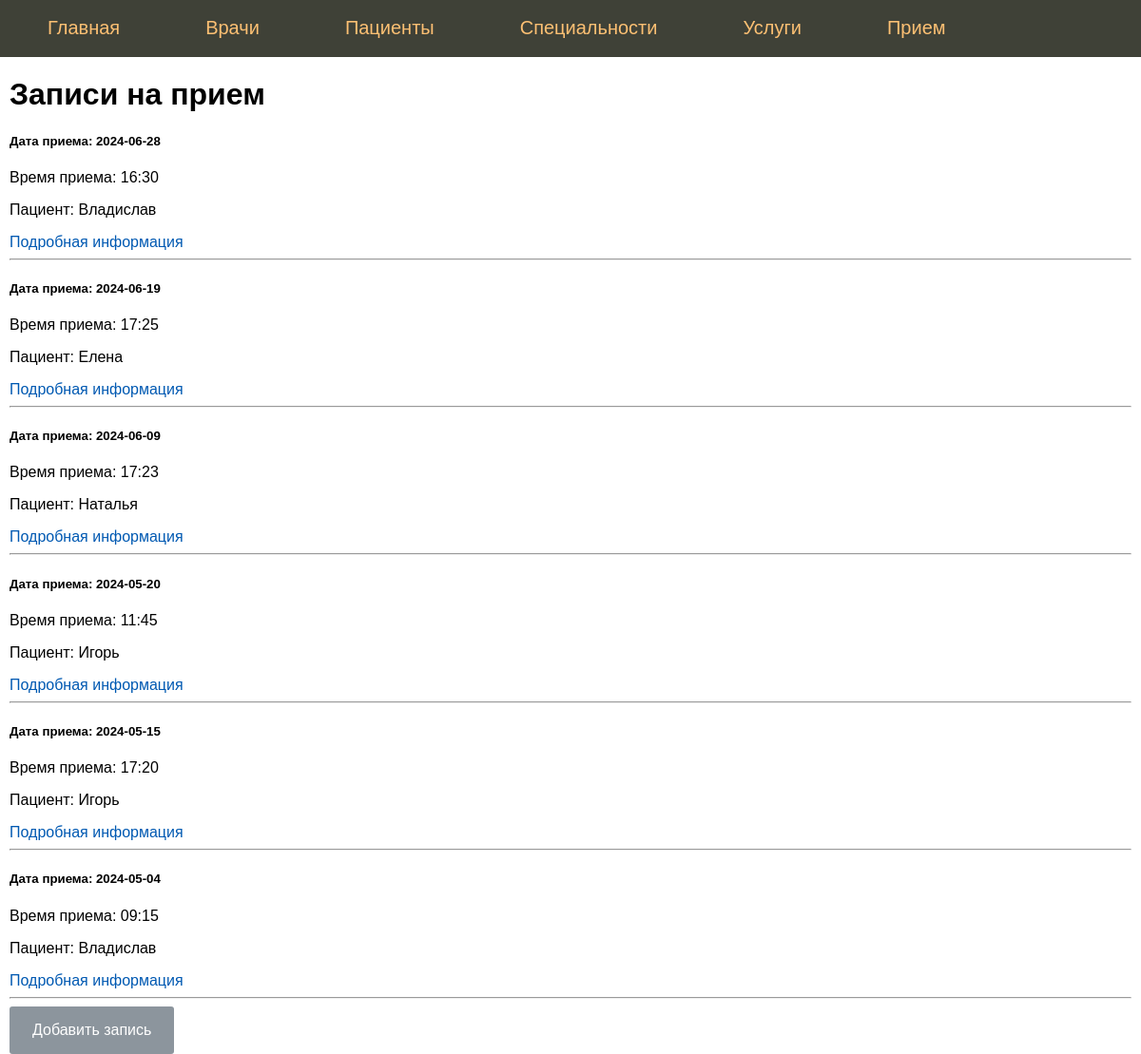
The app's page /appointments with its own data.
### app.py (models this page shows, shortened)
class Appointments(db.Model):
    id = db.Column(db.Integer, primary_key=True)
    doctor_id = db.Column(db.Integer, db.ForeignKey('doctors.id'))
    patient_id = db.Column(db.Integer, db.ForeignKey('patients.card_number'))
    date = db.Column(db.Integer, nullable=False)
    time = db.Column(db.Integer, nullable=False)
    service_id = db.Column(db.Integer, db.ForeignKey('services.id'))
    quantity = db.Column(db.Integer, nullable=False)

class Patients(db.Model):
    card_number = db.Column(db.Integer, primary_key=True)
    name = db.Column(db.String(100), nullable=False)
    birthday = db.Column(db.Integer, nullable=False)
    sex = db.Column(db.String(10), nullable=False)
    address = db.Column(db.String(100), nullable=False)
    email = db.Column(db.String(50), unique=True)
    phone = db.Column(db.String(12), unique=True)
    p = db.relationship('Appointments', backref='patients', uselist=False)

### app.py (the view)
@app.route("/appointments")
def show_appointments():
    appointments = Appointments.query.order_by(Appointments.date.desc()).all()
    pat = Patients.query.all()
    return render_template('appointments.html', title="Прием", appointments=appointments, pat=pat)

### templates/appointments.html
{% extends 'layout.html' %}
{%block content%}
<h1>Записи на прием</h1>
{% for ap in appointments %}
<div>
    <h5>Дата приема: {{ap.date}}</h5>
    <p>Время приема: {{ap.time}}</p>
{% for p in pat %}
    {% if p.card_number == ap.patient_id %}
    <p>Пациент: {{p.name}}</p>
    {% endif %}
{% endfor %}
    <a href="/appointments/{{ap.id}}">Подробная информация</a>
    <hr>
</div>
{% endfor %}
<a class="btn-create" href="/create-appointment">Добавить запись</a>
{%endblock%}

### templates/layout.html (shortened to what this page needs)
<!DOCTYPE html>
<html>
<head>
	<link type="text/css" href="{{ url_for('static', filename='css/styles.css')}}" rel="stylesheet" />
</head>
<body>
<ul class="mainmenu">
<li><a href="{{ url_for('index') }}">Главная</a></li>
<li><a href="{{ url_for('show_doctors') }}">Врачи</a></li>
<li><a href="{{ url_for('show_patients') }}">Пациенты</a></li>
<li><a href="{{ url_for('show_specialties') }}">Специальности</a></li>
<li><a href="{{ url_for('show_services') }}">Услуги</a></li>
<li><a href="{{ url_for('show_appointments') }}">Прием</a></li>
</ul>
<div class="content">
{% block content %}
{% endblock %}
</div>
</body>
</html>

### static/css/styles.css (style rules this page uses)
html, body { font-family: 'Arial'; margin: 0; padding: 0; height: 100%; width: 100%; }
.btn-create { display: inline-block; background: #8C959D; color: #fff; padding: 1rem 1.5rem; text-decoration: none; border-radius: 3px; }
a { color: #0059b2; text-decoration: none; }
ul.mainmenu { list-style: none; background: #3F4137; height: 60px; margin: 0; padding: 0; color: #fdc073; font-size: 20px; overflow: hidden; }
ul.mainmenu li { float: left; margin: 18px 40px 0 50px; }
ul.mainmenu li a { color: #fdc073; text-decoration: none; }
div.content { margin: 10px; }

### records on screen
Appointments: date "2024-06-28", time "16:30"
Patients: name "Владислав"
Appointments: date "2024-06-19", time "17:25"
Patients: name "Елена"
Appointments: date "2024-06-09", time "17:23"
Patients: name "Наталья"
Appointments: date "2024-05-20", time "11:45"
Patients: name "Игорь"
Appointments: date "2024-05-15", time "17:20"
Appointments: date "2024-05-04", time "09:15"
